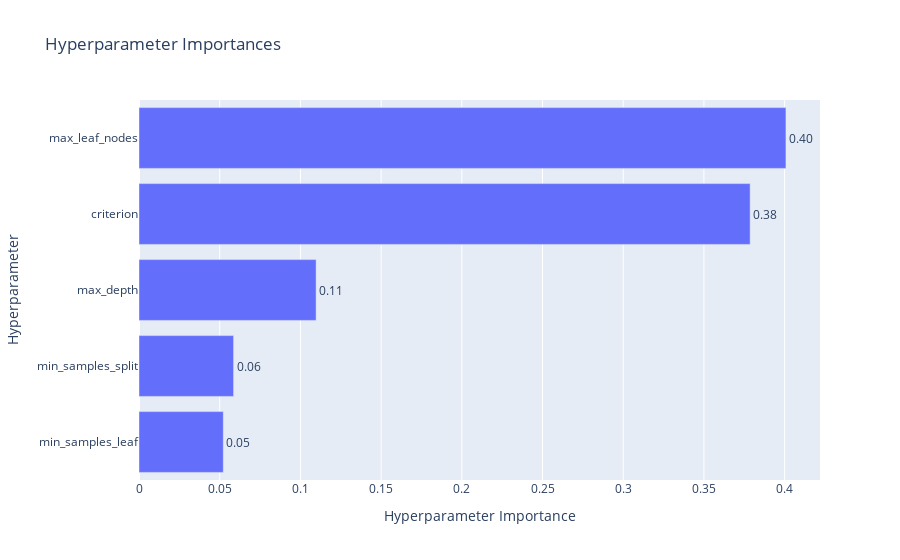

The cell this chart's notebook holds for it:
### Code cell
plot_param_importances(study)

### Figure 1 — Plotly figure (JSON) as saved in the notebook; plotly's stock layout.template omitted (floating-point values rounded to 4 significant figures)
{"data": [{"cliponaxis": false, "hovertemplate": ["min_samples_leaf (IntDistribution): 0.05222715548365231<extra></extra>", "min_samples_split (IntDistribution): 0.058609660300731566<extra></extra>", "max_depth (IntDistribution): 0.10973350510593458<extra></extra>", "criterion (CategoricalDistribution): 0.3786219029708892<extra></extra>", "max_leaf_nodes (IntDistribution): 0.4008077761387923<extra></extra>"], "name": "Objective Value", "orientation": "h", "text": ["0.05", "0.06", "0.11", "0.38", "0.40"], "textposition": "outside", "type": "bar", "x": [0.05223, 0.05861, 0.1097, 0.3786, 0.4008], "y": ["min_samples_leaf", "min_samples_split", "max_depth", "criterion", "max_leaf_nodes"]}], "layout": {"title": {"text": "Hyperparameter Importances"}, "xaxis": {"title": {"text": "Hyperparameter Importance"}}, "yaxis": {"title": {"text": "Hyperparameter"}}}}
